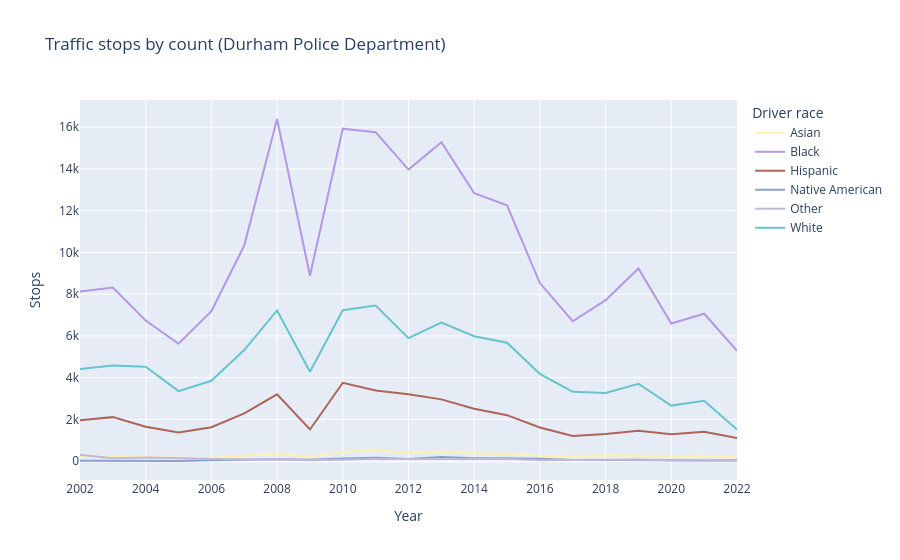

The notebook cell this image was saved under:
### Markdown cell above
# What's currently on NC CopWatch

### Code cell
def traffic_stops_by_count(agency_name):
    df = pd.read_sql(
        f"""
        WITH stops AS ({get_stops_summary_sql({agency_name})})
        SELECT
            year
            , driver_race
            , count(*) AS stop_count
        FROM stops
        WHERE year > '2001-12-31'
        GROUP BY 1, 2
        """,
        pg_conn.engine,
    )
    fig = px.line(
        df,
        x="year",
        y="stop_count",
        color="driver_race",
        color_discrete_map=color_map,
        title=f"Traffic stops by count ({agency_name})",
        labels={
            "stop_count": "Stops",
            "driver_race": "Driver race",
            "year": "Year",
        },
        height=600,
    )
    fig.update_xaxes(dtick="M24")
    return fig, df


fig, _ = traffic_stops_by_count("Durham Police Department")
fig

### Figure 1 — Plotly figure (JSON) as saved in the notebook; plotly's stock layout.template omitted (floating-point values rounded to 4 significant figures)
{"data": [{"hovertemplate": "Driver race=Asian<br>Year=%{x}<br>Stops=%{y}<extra></extra>", "legendgroup": "Asian", "line": {"color": "rgb(255,242,174)", "dash": "solid"}, "marker": {"symbol": "circle"}, "mode": "lines", "name": "Asian", "orientation": "v", "showlegend": true, "type": "scatter", "x": ["2002-01-01T00:00:00", "2003-01-01T00:00:00", "2004-01-01T00:00:00", "2005-01-01T00:00:00", "2006-01-01T00:00:00", "2007-01-01T00:00:00", "2008-01-01T00:00:00", "2009-01-01T00:00:00", "2010-01-01T00:00:00", "2011-01-01T00:00:00", "2012-01-01T00:00:00", "2013-01-01T00:00:00", "2014-01-01T00:00:00", "2015-01-01T00:00:00", "2016-01-01T00:00:00", "2017-01-01T00:00:00", "2018-01-01T00:00:00", "2019-01-01T00:00:00", "2020-01-01T00:00:00", "2021-01-01T00:00:00", "2022-01-01T00:00:00"], "xaxis": "x", "y": [251, 204, 215, 163, 178, 261, 382, 213, 444, 511, 387, 462, 378, 359, 259, 236, 280, 274, 204, 250, 169], "yaxis": "y"}, {"hovertemplate": "Driver race=Black<br>Year=%{x}<br>Stops=%{y}<extra></extra>", "legendgroup": "Black", "line": {"color": "rgb(180, 151, 231)", "dash": "solid"}, "marker": {"symbol": "circle"}, "mode": "lines", "name": "Black", "orientation": "v", "showlegend": true, "type": "scatter", "x": ["2002-01-01T00:00:00", "2003-01-01T00:00:00", "2004-01-01T00:00:00", "2005-01-01T00:00:00", "2006-01-01T00:00:00", "2007-01-01T00:00:00", "2008-01-01T00:00:00", "2009-01-01T00:00:00", "2010-01-01T00:00:00", "2011-01-01T00:00:00", "2012-01-01T00:00:00", "2013-01-01T00:00:00", "2014-01-01T00:00:00", "2015-01-01T00:00:00", "2016-01-01T00:00:00", "2017-01-01T00:00:00", "2018-01-01T00:00:00", "2019-01-01T00:00:00", "2020-01-01T00:00:00", "2021-01-01T00:00:00", "2022-01-01T00:00:00"], "xaxis": "x", "y": [8128, 8323, 6739, 5626, 7186, 10330, 16394, 8882, 15929, 15762, 13970, 15280, 12841, 12258, 8534, 6703, 7716, 9232, 6597, 7063, 5285], "yaxis": "y"}, {"hovertemplate": "Driver race=Hispanic<br>Year=%{x}<br>Stops=%{y}<extra></extra>", "legendgroup": "Hispanic", "line": {"color": "rgb(175, 100, 88)", "dash": "solid"}, "marker": {"symbol": "circle"}, "mode": "lines", "name": "Hispanic", "orientation": "v", "showlegend": true, "type": "scatter", "x": ["2002-01-01T00:00:00", "2003-01-01T00:00:00", "2004-01-01T00:00:00", "2005-01-01T00:00:00", "2006-01-01T00:00:00", "2007-01-01T00:00:00", "2008-01-01T00:00:00", "2009-01-01T00:00:00", "2010-01-01T00:00:00", "2011-01-01T00:00:00", "2012-01-01T00:00:00", "2013-01-01T00:00:00", "2014-01-01T00:00:00", "2015-01-01T00:00:00", "2016-01-01T00:00:00", "2017-01-01T00:00:00", "2018-01-01T00:00:00", "2019-01-01T00:00:00", "2020-01-01T00:00:00", "2021-01-01T00:00:00", "2022-01-01T00:00:00"], "xaxis": "x", "y": [1960, 2108, 1644, 1377, 1626, 2288, 3199, 1517, 3755, 3382, 3203, 2959, 2512, 2203, 1613, 1200, 1297, 1454, 1288, 1405, 1109], "yaxis": "y"}, {"hovertemplate": "Driver race=Native American<br>Year=%{x}<br>Stops=%{y}<extra></extra>", "legendgroup": "Native American", "line": {"color": "rgb(141,160,203)", "dash": "solid"}, "marker": {"symbol": "circle"}, "mode": "lines", "name": "Native American", "orientation": "v", "showlegend": true, "type": "scatter", "x": ["2002-01-01T00:00:00", "2003-01-01T00:00:00", "2004-01-01T00:00:00", "2005-01-01T00:00:00", "2006-01-01T00:00:00", "2007-01-01T00:00:00", "2008-01-01T00:00:00", "2009-01-01T00:00:00", "2010-01-01T00:00:00", "2011-01-01T00:00:00", "2012-01-01T00:00:00", "2013-01-01T00:00:00", "2014-01-01T00:00:00", "2015-01-01T00:00:00", "2016-01-01T00:00:00", "2017-01-01T00:00:00", "2018-01-01T00:00:00", "2019-01-01T00:00:00", "2020-01-01T00:00:00", "2021-01-01T00:00:00", "2022-01-01T00:00:00"], "xaxis": "x", "y": [21, 11, 6, 7, 40, 70, 90, 60, 127, 156, 102, 192, 143, 141, 119, 55, 59, 64, 41, 32, 24], "yaxis": "y"}, {"hovertemplate": "Driver race=Other<br>Year=%{x}<br>Stops=%{y}<extra></extra>", "legendgroup": "Other", "line": {"color": "rgb(190,186,218)", "dash": "solid"}, "marker": {"symbol": "circle"}, "mode": "lines", "name": "Other", "orientation": "v", "showlegend": true, "type": "scatter", "x": ["2002-01-01T00:00:00", "2003-01-01T00:00:00", "2004-01-01T00:00:00", "2005-01-01T00:00:00", "2006-01-01T00:00:00", "2007-01-01T00:00:00", "2008-01-01T00:00:00", "2009-01-01T00:00:00", "2010-01-01T00:00:00", "2011-01-01T00:00:00", "2012-01-01T00:00:00", "2013-01-01T00:00:00", "2014-01-01T00:00:00", "2015-01-01T00:00:00", "2016-01-01T00:00:00", "2017-01-01T00:00:00", "2018-01-01T00:00:00", "2019-01-01T00:00:00", "2020-01-01T00:00:00", "2021-01-01T00:00:00", "2022-01-01T00:00:00"], "xaxis": "x", "y": [303, 139, 168, 149, 94, 75, 98, 38, 69, 104, 90, 96, 84, 101, 46, 51, 69, 79, 34, 36, 32], "yaxis": "y"}, {"hovertemplate": "Driver race=White<br>Year=%{x}<br>Stops=%{y}<extra></extra>", "legendgroup": "White", "line": {"color": "rgb(102, 197, 204)", "dash": "solid"}, "marker": {"symbol": "circle"}, "mode": "lines", "name": "White", "orientation": "v", "showlegend": true, "type": "scatter", "x": ["2002-01-01T00:00:00", "2003-01-01T00:00:00", "2004-01-01T00:00:00", "2005-01-01T00:00:00", "2006-01-01T00:00:00", "2007-01-01T00:00:00", "2008-01-01T00:00:00", "2009-01-01T00:00:00", "2010-01-01T00:00:00", "2011-01-01T00:00:00", "2012-01-01T00:00:00", "2013-01-01T00:00:00", "2014-01-01T00:00:00", "2015-01-01T00:00:00", "2016-01-01T00:00:00", "2017-01-01T00:00:00", "2018-01-01T00:00:00", "2019-01-01T00:00:00", "2020-01-01T00:00:00", "2021-01-01T00:00:00", "2022-01-01T00:00:00"], "xaxis": "x", "y": [4414, 4581, 4526, 3353, 3850, 5324, 7221, 4287, 7234, 7451, 5895, 6641, 5982, 5674, 4183, 3320, 3266, 3708, 2660, 2895, 1517], "yaxis": "y"}], "layout": {"autosize": true, "legend": {"title": {"text": "Driver race"}, "tracegroupgap": 0}, "title": {"text": "Traffic stops by count (Durham Police Department)"}, "xaxis": {"anchor": "y", "autorange": true, "domain": [0, 1], "dtick": "M24", "range": ["2002-01-01", "2022-01-01"], "title": {"text": "Year"}, "type": "date"}, "yaxis": {"anchor": "x", "autorange": true, "domain": [0, 1], "range": [-904.4, 17300.0], "title": {"text": "Stops"}, "type": "linear"}}}
